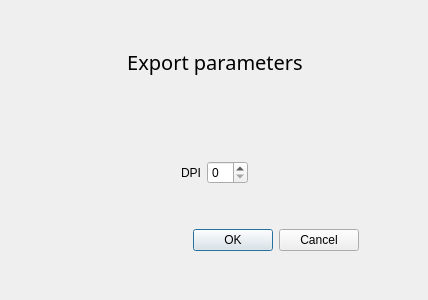
<?xml version="1.0" encoding="UTF-8"?>
<ui version="4.0">
 <class>ExportParametersDialog</class>
 <widget class="QDialog" name="ExportParametersDialog">
  <property name="geometry">
   <rect>
    <x>0</x>
    <y>0</y>
    <width>428</width>
    <height>300</height>
   </rect>
  </property>
  <property name="windowTitle">
   <string>Dialog</string>
  </property>
  <widget class="QWidget" name="verticalLayoutWidget">
   <property name="geometry">
    <rect>
     <x>9</x>
     <y>9</y>
     <width>411</width>
     <height>281</height>
    </rect>
   </property>
   <layout class="QVBoxLayout" name="verticalLayout">
    <item>
     <spacer name="verticalSpacer">
      <property name="orientation">
       <enum>Qt::Vertical</enum>
      </property>
      <property name="sizeHint" stdset="0">
       <size>
        <width>20</width>
        <height>40</height>
       </size>
      </property>
     </spacer>
    </item>
    <item>
     <layout class="QHBoxLayout" name="horizontalLayout">
      <item>
       <spacer name="horizontalSpacer">
        <property name="orientation">
         <enum>Qt::Horizontal</enum>
        </property>
        <property name="sizeHint" stdset="0">
         <size>
          <width>40</width>
          <height>20</height>
         </size>
        </property>
       </spacer>
      </item>
      <item>
       <widget class="QLabel" name="label_3">
        <property name="font">
         <font>
          <family>Droid Sans</family>
          <pointsize>15</pointsize>
          <weight>50</weight>
          <bold>false</bold>
         </font>
        </property>
        <property name="text">
         <string>Export parameters</string>
        </property>
        <property name="alignment">
         <set>Qt::AlignCenter</set>
        </property>
       </widget>
      </item>
      <item>
       <spacer name="horizontalSpacer_2">
        <property name="orientation">
         <enum>Qt::Horizontal</enum>
        </property>
        <property name="sizeHint" stdset="0">
         <size>
          <width>40</width>
          <height>20</height>
         </size>
        </property>
       </spacer>
      </item>
     </layout>
    </item>
    <item>
     <spacer name="verticalSpacer_4">
      <property name="orientation">
       <enum>Qt::Vertical</enum>
      </property>
      <property name="sizeHint" stdset="0">
       <size>
        <width>20</width>
        <height>40</height>
       </size>
      </property>
     </spacer>
    </item>
    <item>
     <spacer name="verticalSpacer_3">
      <property name="orientation">
       <enum>Qt::Vertical</enum>
      </property>
      <property name="sizeHint" stdset="0">
       <size>
        <width>20</width>
        <height>40</height>
       </size>
      </property>
     </spacer>
    </item>
    <item>
     <layout class="QHBoxLayout" name="horizontalLayout_2">
      <item>
       <spacer name="horizontalSpacer_4">
        <property name="orientation">
         <enum>Qt::Horizontal</enum>
        </property>
        <property name="sizeHint" stdset="0">
         <size>
          <width>40</width>
          <height>20</height>
         </size>
        </property>
       </spacer>
      </item>
      <item>
       <widget class="QLabel" name="label_2">
        <property name="text">
         <string>DPI</string>
        </property>
       </widget>
      </item>
      <item>
       <widget class="QSpinBox" name="dpiSpinBox"/>
      </item>
      <item>
       <spacer name="horizontalSpacer_3">
        <property name="orientation">
         <enum>Qt::Horizontal</enum>
        </property>
        <property name="sizeHint" stdset="0">
         <size>
          <width>40</width>
          <height>20</height>
         </size>
        </property>
       </spacer>
      </item>
     </layout>
    </item>
    <item>
     <spacer name="verticalSpacer_5">
      <property name="orientation">
       <enum>Qt::Vertical</enum>
      </property>
      <property name="sizeHint" stdset="0">
       <size>
        <width>20</width>
        <height>40</height>
       </size>
      </property>
     </spacer>
    </item>
    <item>
     <layout class="QHBoxLayout" name="horizontalLayout_4">
      <item>
       <spacer name="horizontalSpacer_7">
        <property name="orientation">
         <enum>Qt::Horizontal</enum>
        </property>
        <property name="sizeHint" stdset="0">
         <size>
          <width>40</width>
          <height>20</height>
         </size>
        </property>
       </spacer>
      </item>
      <item>
       <spacer name="horizontalSpacer_6">
        <property name="orientation">
         <enum>Qt::Horizontal</enum>
        </property>
        <property name="sizeHint" stdset="0">
         <size>
          <width>40</width>
          <height>20</height>
         </size>
        </property>
       </spacer>
      </item>
      <item>
       <spacer name="horizontalSpacer_8">
        <property name="orientation">
         <enum>Qt::Horizontal</enum>
        </property>
        <property name="sizeHint" stdset="0">
         <size>
          <width>40</width>
          <height>20</height>
         </size>
        </property>
       </spacer>
      </item>
      <item>
       <widget class="QDialogButtonBox" name="buttonBox">
        <property name="orientation">
         <enum>Qt::Horizontal</enum>
        </property>
        <property name="standardButtons">
         <set>QDialogButtonBox::Cancel|QDialogButtonBox::Ok</set>
        </property>
       </widget>
      </item>
      <item>
       <spacer name="horizontalSpacer_5">
        <property name="orientation">
         <enum>Qt::Horizontal</enum>
        </property>
        <property name="sizeHint" stdset="0">
         <size>
          <width>40</width>
          <height>20</height>
         </size>
        </property>
       </spacer>
      </item>
     </layout>
    </item>
    <item>
     <spacer name="verticalSpacer_2">
      <property name="orientation">
       <enum>Qt::Vertical</enum>
      </property>
      <property name="sizeHint" stdset="0">
       <size>
        <width>20</width>
        <height>40</height>
       </size>
      </property>
     </spacer>
    </item>
   </layout>
  </widget>
 </widget>
 <resources/>
 <connections>
  <connection>
   <sender>buttonBox</sender>
   <signal>accepted()</signal>
   <receiver>ExportParametersDialog</receiver>
   <slot>accept()</slot>
   <hints>
    <hint type="sourcelabel">
     <x>248</x>
     <y>254</y>
    </hint>
    <hint type="destinationlabel">
     <x>157</x>
     <y>274</y>
    </hint>
   </hints>
  </connection>
  <connection>
   <sender>buttonBox</sender>
   <signal>rejected()</signal>
   <receiver>ExportParametersDialog</receiver>
   <slot>reject()</slot>
   <hints>
    <hint type="sourcelabel">
     <x>316</x>
     <y>260</y>
    </hint>
    <hint type="destinationlabel">
     <x>286</x>
     <y>274</y>
    </hint>
   </hints>
  </connection>
 </connections>
</ui>
